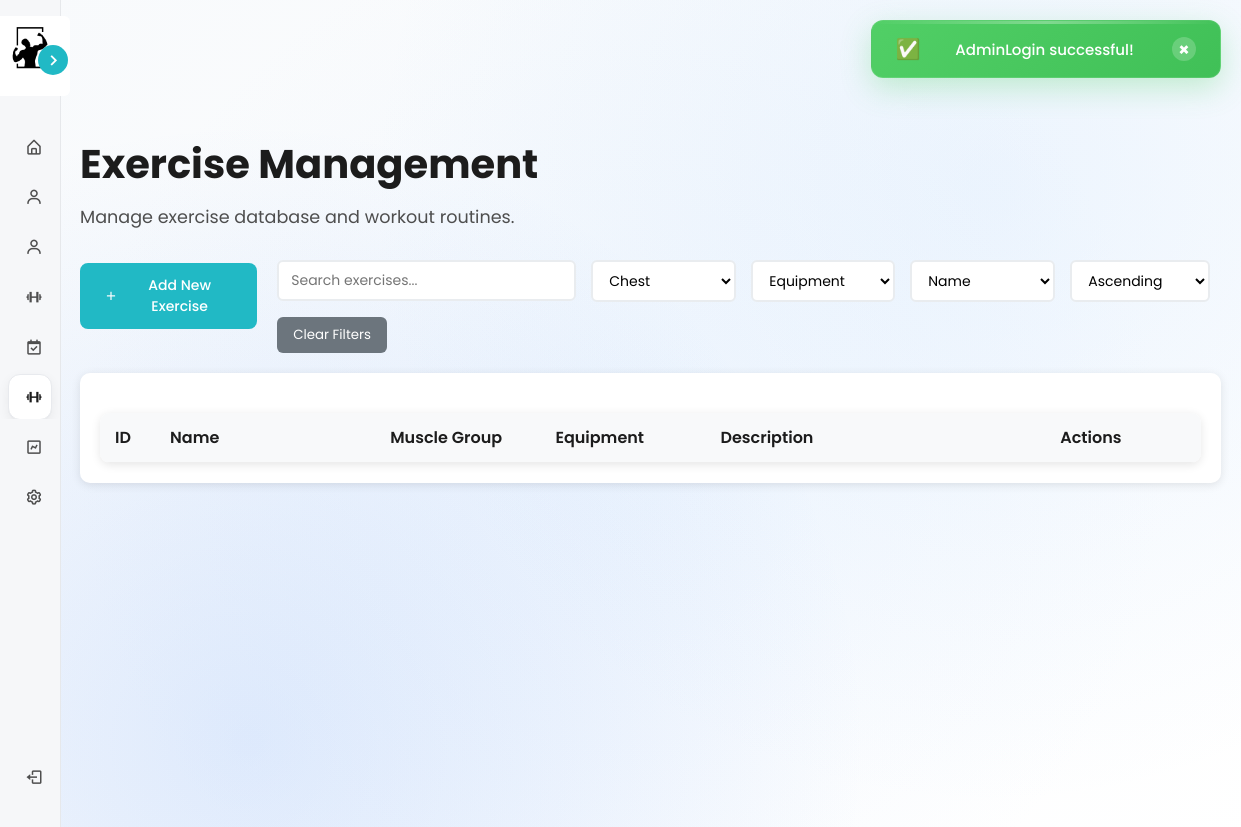
/views/admin/exercises.php?filter_muscle_group=Chest (signed in), run on an earlier commit of the app's database.
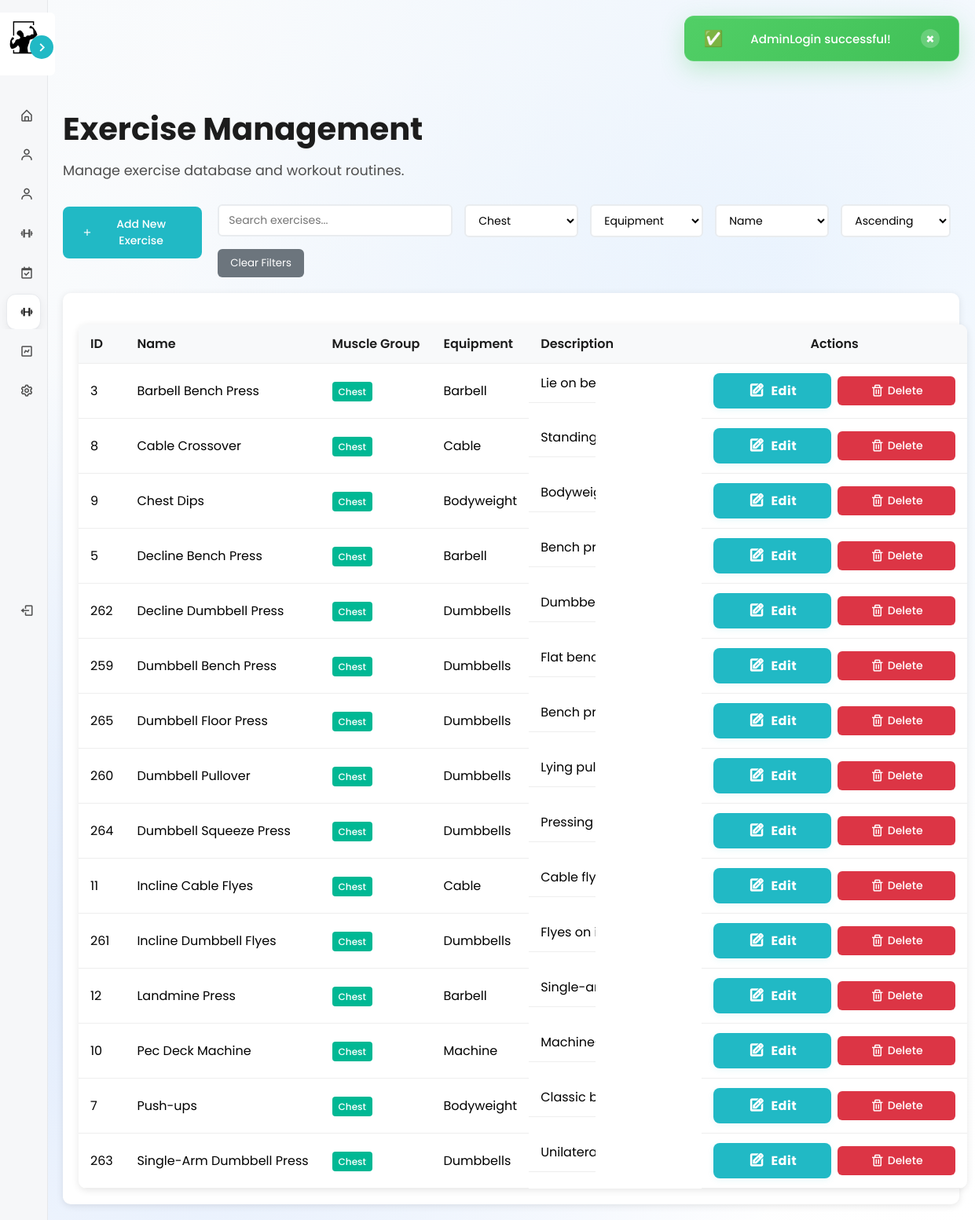
And on a later commit of the database.
### tables this page shows
CREATE TABLE `exercises` (
  `exercise_id` int(11) NOT NULL,
  `name` varchar(100) NOT NULL,
  `description` text DEFAULT NULL,
  `muscle_group` varchar(50) DEFAULT NULL,
  `equipment` varchar(50) DEFAULT NULL
);

### controllers/AdminController.php (called while the page is built, shortened)
<?php
require_once __DIR__ . '/../config/database.php';
require_once __DIR__ . '/../models/Member.php';
require_once __DIR__ . '/../models/Trainer.php';
class AdminController {
    private $db;
    public function __construct() {
        $database = new Database();
        $this->db = $database->getConnection();
    }
    public function getAllExercises($filter_muscle_group = null, $filter_equipment = null, $search_term = null, $sort_by = 'name', $sort_order = 'ASC') {
        try {
            $where_clauses = [];
            $params = [];
            if ($filter_muscle_group) {
                $where_clauses[] = "muscle_group = :muscle_group";
                $params[':muscle_group'] = $filter_muscle_group;
            }
            $where_sql = !empty($where_clauses) ? "WHERE " . implode(" AND ", $where_clauses) : "";
            $valid_sort_columns = ['exercise_id', 'name', 'muscle_group', 'equipment'];
            $sort_order = strtoupper($sort_order) === 'ASC' ? 'ASC' : 'DESC';
            $sql = "SELECT * FROM exercises $where_sql ORDER BY $sort_by $sort_order";
            $stmt = $this->db->prepare($sql);
            foreach ($params as $key => $value) {
                $stmt->bindValue($key, $value);
            }
            $stmt->execute();
            return $stmt->fetchAll(PDO::FETCH_ASSOC);
        } catch (PDOException $e) {
            error_log("Get all exercises error: " . $e->getMessage());
            return [];
        }
    }
}
?>

### config/database.php (called while the page is built, shortened)
<?php
class Database {
    private $host = "localhost";
    private $db_name = "gymmanagement";
    private $username = "root";
    private $password = "";
    public function getConnection() {
        $this->conn = null;
        try {
            $this->conn = new PDO("mysql:host=" . $this->host . ";dbname=" . $this->db_name,
                                   $this->username, $this->password);
            $this->conn->exec("set names utf8");
        } catch(PDOException $exception) {
            echo "Connection error: " . $exception->getMessage();
        }
        return $this->conn;
    }
}
?>

### models/Member.php (called while the page is built, shortened)
<?php
require_once __DIR__ . '/../config/database.php';
class Member {
    public function __construct() {
        $database = new Database();
    }
}

### models/Trainer.php (called while the page is built, shortened)
<?php
require_once __DIR__ . '/../config/database.php';
class Trainer {
    public function __construct() {
        $database = new Database();
    }
}
?>

### views/admin/exercises.php (the view, shortened to what the changed rows need)
<?php
require_once '../../controllers/AdminController.php';
$adminController = new AdminController();
$filter_muscle_group = $_GET['filter_muscle_group'] ?? null;
$filter_equipment = $_GET['filter_equipment'] ?? null;
$search_term = $_GET['search'] ?? null;
$sort_by = $_GET['sort_by'] ?? 'name';
$sort_order = $_GET['sort_order'] ?? 'ASC';
$exercises = $adminController->getAllExercises($filter_muscle_group, $filter_equipment, $search_term, $sort_by, $sort_order);
?>
<!DOCTYPE html>
<html lang="en">
<head>
    <link rel="stylesheet" href="../../assets/css/member_styles.css">
    <link rel="stylesheet" href="../../assets/css/modal_styles.css">
    <link rel="stylesheet" href="../../assets/css/admin_users_styles.css">
    <link href='https://unpkg.com/boxicons@2.1.4/css/boxicons.min.css' rel='stylesheet'>
</head>
<body>
    <?php include '../components/dynamic_sidebar.php'; ?>
    <div class="main-content">
        <div class="content-wrapper">
            <div class="dashboard-header">
                <h1>Exercise Management</h1>
            </div>
            <div class="card">
                <table class="users-table">
                    <thead>
                        <tr>
                            <th>ID</th>
                            <th>Name</th>
                            <th>Muscle Group</th>
                            <th>Equipment</th>
                            <th>Description</th>
                            <th>Actions</th>
                        </tr>
                    </thead>
                    <tbody>
                        <?php foreach ($exercises as $exercise): ?>
                        <tr>
                            <td><?php echo htmlspecialchars($exercise['exercise_id']); ?></td>
                            <td><?php echo htmlspecialchars($exercise['name']); ?></td>
                            <td>
                                <span class="role-badge role-member">
                                    <?php echo htmlspecialchars($exercise['muscle_group'] ?? 'N/A'); ?>
                                </span>
                            </td>
                            <td><?php echo htmlspecialchars($exercise['equipment'] ?? 'N/A'); ?></td>
                            <td class="desc-cell"><?php echo htmlspecialchars(substr($exercise['description'] ?? '', 0, 50)) . (strlen($exercise['description'] ?? '') > 50 ? '...' : ''); ?></td>
                            <td>
                                <div class="action-buttons">
                                    <button class="action-btn btn-edit" onclick="openEditExerciseModal(<?php echo $exercise['exercise_id']; ?>, '<?php echo htmlspecialchars($exercise['name']); ?>', '<?php echo htmlspecialchars($exercise['description'] ?? ''); ?>', '<?php echo htmlspecialchars($exercise['muscle_group'] ?? ''); ?>', '<?php echo htmlspecialchars($exercise['equipment'] ?? ''); ?>')" title="Edit Exercise">
                                        <i class='bx bx-edit'></i> Edit
                                    </button>
                                    <button class="action-btn btn-delete" onclick="openDeleteExerciseModal(<?php echo $exercise['exercise_id']; ?>, '<?php echo htmlspecialchars($exercise['name']); ?>')" title="Delete Exercise">
                                        <i class='bx bx-trash'></i> Delete
                                    </button>
                                </div>
                            </td>
                        </tr>
                        <?php endforeach; ?>
                    </tbody>
                </table>
            </div>
        </div>
    </div>
</body>
</html>

### views/components/dynamic_sidebar.php (shortened to what the changed rows need)
<?php
$user_role = $_SESSION['role'] ?? 'guest';
$config_path = __DIR__ . '/../../config/sidebar_config.php';
if (file_exists($config_path)) {
    $menu_configs = include $config_path;
}
$current_config = $menu_configs[$user_role] ?? $menu_configs['guest'];
$current_page = basename($_SERVER['PHP_SELF']);
?>
<nav class="sidebar close" id="dynamicSidebar">
    <div class="menu-bar">
        <div class="menu">
            <ul class="menu-links">
                <?php
                $current_section = null;
                $section_count = 0;
                foreach ($current_config['items'] as $idx => $item) {
                    if (isset($item['type']) && $item['type'] === 'section') {
                        if ($current_section !== null) {
                            echo "</ul>\n";
                        }
                        $current_section = $item['label'];
                        $section_id = "collapsible-section-$section_count";
                        echo "<ul class='menu-collapsible' id='$section_id'>\n";
                        $section_count++;
                        continue;
                    }
                    $is_active = isset($item['active']) && $item['active'];
                    if (isset($item['url']) && basename($item['url']) === $current_page) $is_active = true;
                    if (isset($item['type']) && $item['type'] === 'dropdown') {
                        echo "<li class=\"nav-link " . ($is_active ? 'active' : '') . "\">";
                        echo "<button class='dropdown-btn'><i class='bx " . htmlspecialchars($item['icon']) . " icon'></i><span class='text nav-text'>" . htmlspecialchars($item['text']) . "</span><i class='bx bx-chevron-down dropdown-arrow'></i></button></li>\n";
                        echo "<div class='dropdown-container'>";
                        foreach ($item['submenu'] as $subitem) {
                            echo "<a href='" . htmlspecialchars($subitem['url']) . "'><span class='text nav-text'>" . htmlspecialchars($subitem['text']) . "</span></a>\n";
                        }
                        echo "</div>\n";
                    } else {
                        echo "<li class=\"nav-link " . ($is_active ? 'active' : '') . "\"><a href=\"" . htmlspecialchars($item['url']) . "\" data-tooltip=\"" . htmlspecialchars($item['text']) . "\"><i class='bx " . htmlspecialchars($item['icon']) . " icon'></i><span class='text nav-text'>" . htmlspecialchars($item['text']) . "</span></a></li>\n";
                    }
                }
                if ($current_section !== null) {
                    echo "</ul>\n";
                }
                ?>
            </ul>
        </div>
    </div>
</nav>
<link rel="stylesheet" href="../../assets/css/modal_styles.css">

What changed in the data, as far as the page shows it:
added exercises: exercise_id "3", name "Barbell Bench Press", muscle_group "Chest", equipment "Barbell", description "Lie on…"
added exercises: exercise_id "8", name "Cable Crossover", muscle_group "Chest", equipment "Cable", description "Stan…"
added exercises: exercise_id "9", name "Chest Dips", muscle_group "Chest", equipment "Bodyweight", description "Body…"
added exercises: exercise_id "5", name "Decline Bench Press", muscle_group "Chest", equipment "Barbell", description "Benc…"
added exercises: exercise_id "262", name "Decline Dumbbell Press", muscle_group "Chest", equipment "Dumbbells", description "Dum…"
added exercises: exercise_id "259", name "Dumbbell Bench Press", muscle_group "Chest", equipment "Dumbbells", description "Flat b…"
added exercises: exercise_id "265", name "Dumbbell Floor Press", muscle_group "Chest", equipment "Dumbbells", description "Benc…"
added exercises: exercise_id "260", name "Dumbbell Pullover", muscle_group "Chest", equipment "Dumbbells", description "Lying…"
added exercises: exercise_id "264", name "Dumbbell Squeeze Press", muscle_group "Chest", equipment "Dumbbells", description "Press…"
added exercises: exercise_id "11", name "Incline Cable Flyes", muscle_group "Chest", equipment "Cable", description "Cabl…"
added exercises: exercise_id "261", name "Incline Dumbbell Flyes", muscle_group "Chest", equipment "Dumbbells", description "Flyes…"
added exercises: exercise_id "12", name "Landmine Press", muscle_group "Chest", equipment "Barbell", description "Singl…"
added exercises: exercise_id "10", name "Pec Deck Machine", muscle_group "Chest", equipment "Machine", description "Mach…"
added exercises: exercise_id "7", name "Push-ups", muscle_group "Chest", equipment "Bodyweight", description "Class…"
added exercises: exercise_id "263", name "Single-Arm Dumbbell Press", muscle_group "Chest", equipment "Dumbbells", description "Unilat…"
